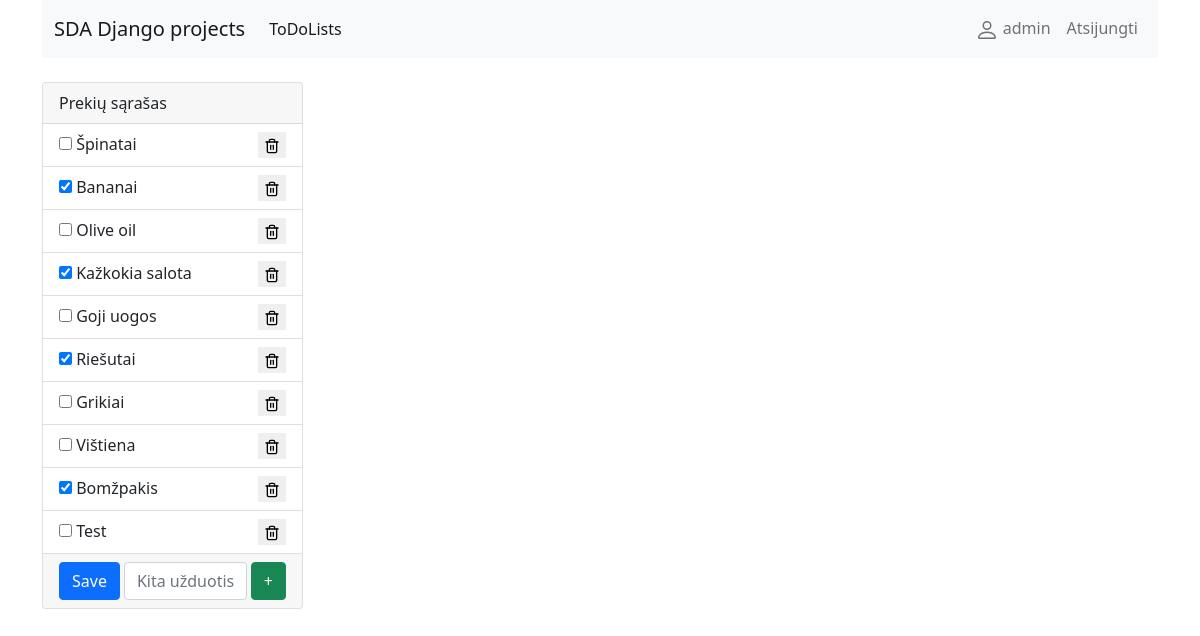
The page /1 (signed in) on the database as committed earlier.
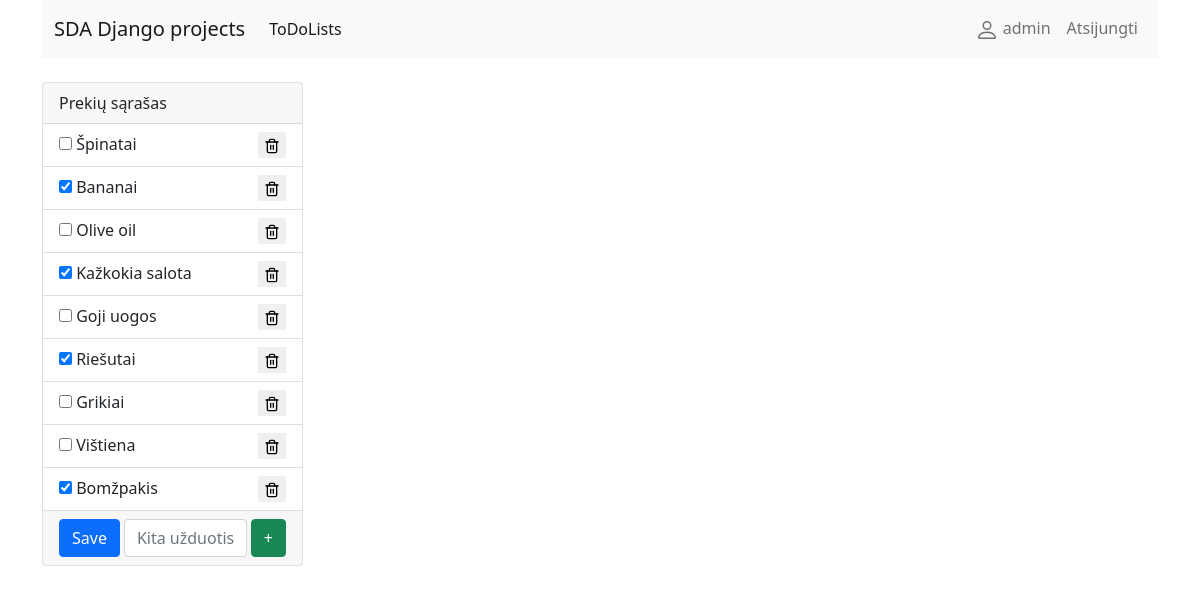
The same page on the database as committed later.
### lists/models.py (models this page shows, shortened)
class ToDoItems(models.Model):
    text = models.CharField('Užduotis', max_length=300, help_text="Ką čia dabar nuveikus")
    isCompleted = models.BooleanField(null=True, default=False)
    list = models.ForeignKey(ToDoList, on_delete=models.CASCADE)
    class Meta:
        verbose_name = 'ToDo Itemas'
        verbose_name_plural = 'ToDo Itemai'

### lists/views.py (the view)
# urls.py: path('<int:id>', login_required(views.list), name='list')
def list(request, id):
    list = ToDoList.objects.get(id=id)
    if request.method == "POST":
        print(request.POST)
        if request.POST.get('save'):
            checked = request.POST.getlist('checkbox')
            for item in list.todoitems_set.all():
                if str(item.id) in checked:
                    item.isCompleted = True
                else:
                    item.isCompleted = False
                item.save()
        elif request.POST.get('add'):
            text = request.POST.get('new')
            if len(text) > 3:
                list.todoitems_set.create(text=text, isCompleted=False)
            else:
                print("Užduoties tekstas per trumpas")
        elif request.POST.get('delete'):
            id_to_delete = request.POST.get('delete')
            for item in list.todoitems_set.all():
                if str(item.id) == id_to_delete:
                    item.delete()
        return redirect('list', id=id)
    else:
        context = {"title":f"{list.title}","items": list.todoitems_set.all() }
        return render(request, 'index.html', context=context)

### lists/templates/index.html (shortened to what this page needs)
{% extends 'base.html' %}  {% block content %}
<div class="col-3">
  <form method="post" action="#">
    <div class="card">
      <div class="card-header">{{title}}</div>
      <ul class="list-group list-group-flush">
        {% for item in items %}
        <li class="list-group-item">
          {% if item.isCompleted %}
          <input
            type="checkbox"
            name="checkbox"
            value="{{item.id}}"
            class="checkbox-styles"
            checked
          />
          {% else %}
          <input
            type="checkbox"
            name="checkbox"
            value="{{item.id}}"
            class="checkbox-styles"
          />
          {% endif %} {{item.text}}
          <button
            type="submit"
            name="delete"
            value="{{item.id}}"
            class="delete-styles"
          >
          </button>
        </li>
        {% endfor %}
      </ul>
      <div class="card-footer" style="display: flex">
        <button
          class="btn btn-primary me-1"
          type="submit"
          name="save"
          value="save"
        >
          Save
        </button>
        <input
          type="text"
          class="form-control me-1"
          placeholder="Kita užduotis"
          aria-label="Nauja užduotis į todo sarašą"
          aria-describedby="button-addon2"
          name="new"
        />
        <button
          class="btn btn-success"
          type="submit"
          name="add"
          value="add"
          id="button-addon2"
        >
          +
        </button>
      </div>
    </div>
  </form>
</div>
{% endblock content %}

Rows that differ between the two databases and show on the page:
removed ToDoItems: text "Test", {{ item.id }} 20 (drawn)
